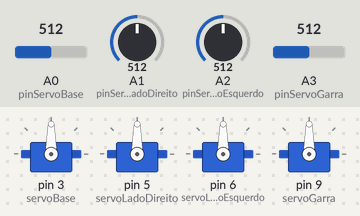
Bench run of a sketch on a simulated Arduino Uno, built with avr-gcc and run on an emulated ATmega328P. Shown: 4 × servo. The test bench sets the inputs (shaded band); at power-on: A0 (pinServoBase) = 512, A1 (pinServoLadoDireito) = 512, A2 (pinServoLadoEsquerdo) = 512, A3 (pinServoGarra) = 512.

Above: at 1.2 s.
1.3 s: A0 (pinServoBase) set to 716
At 1.9 s:
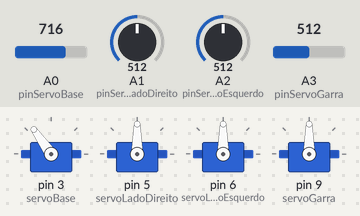
2.8 s: A1 (pinServoLadoDireito) set to 716
At 3.3 s:
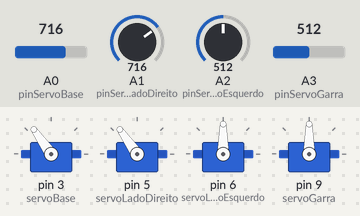
4.3 s: A2 (pinServoLadoEsquerdo) set to 716
At 5.1 s:
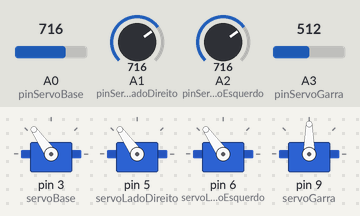
5.8 s: A3 (pinServoGarra) set to 716
At 6.5 s:
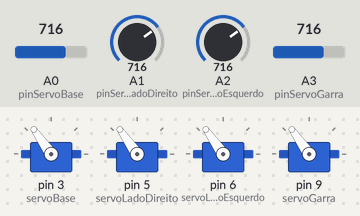
7.3 s: A0 (pinServoBase) set to 992
At 7.9 s:
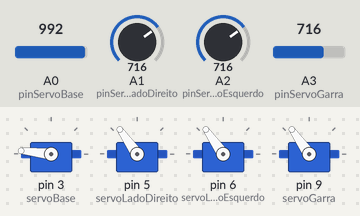
8.8 s: A1 (pinServoLadoDireito) set to 992
At 9.7 s:
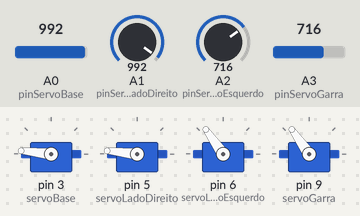
Timing chart, 0 to 11.3 s (numbered marks = the images above; inputs shaded):
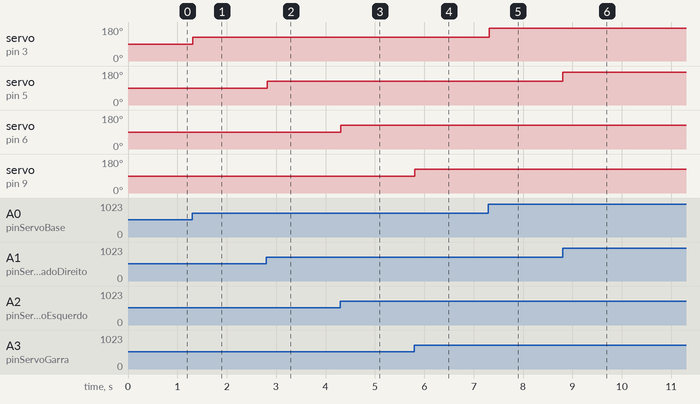

The sketch:

bracoRobotico.ino
```cpp
#include <Servo.h>

#define pinServoBase A0
#define pinServoLadoDireito A1
#define pinServoLadoEsquerdo A2
#define pinServoGarra A3

Servo servoBase;
Servo servoLadoDireito;
Servo servoLadoEsquerdo;
Servo servoGarra;

int mediaAnalogica(int pino) {
  return (analogRead(pino) + analogRead(pino) + analogRead(pino)) / 3;
}

void setup() {
  servoBase.attach(3);
  servoLadoDireito.attach(5);
  servoLadoEsquerdo.attach(6);
  servoGarra.attach(9);
}

void loop() {
  int valorPotenciometroBase = map(mediaAnalogica(pinServoBase), 0, 1023, 0, 180);
  int valorPotenciometroDireito = map(mediaAnalogica(pinServoLadoDireito), 0, 1023, 0, 180);
  int valorPotenciometroEsquerdo = map(mediaAnalogica(pinServoLadoEsquerdo), 0, 1023, 0, 180);
  int valorPotenciometroGarra = map(mediaAnalogica(pinServoGarra), 0, 1023, 0, 180);

  servoBase.write(valorPotenciometroBase);
  servoLadoDireito.write(valorPotenciometroDireito);
  servoLadoEsquerdo.write(valorPotenciometroEsquerdo);
  servoGarra.write(valorPotenciometroGarra);

  delay(20); // Pequeno atraso geral para estabilidade
}
```

Measured:
- after the input at 1.3 s, servo on pin 3 (servoBase): 90° → 125° at once
- after the input at 2.8 s, servo on pin 5 (servoLadoDireito): 90° → 125° at once
- after the input at 4.3 s, servo on pin 6 (servoLadoEsquerdo): 90° → 125° at once
- after the input at 5.8 s, servo on pin 9 (servoGarra): 90° → 125° at once
- after the input at 7.3 s, servo on pin 3 (servoBase): 125° → 174° at once
- after the input at 8.8 s, servo on pin 5 (servoLadoDireito): 125° → 174° at once
